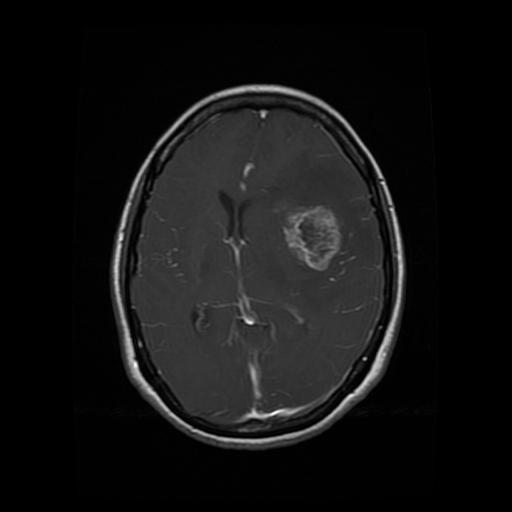
#> input picture dataset/Trainingbrain/glioma/Tr-gl_0316.jpg, 512 x 512 px; its folder holds only this picture in this run
$ jupyter execute --allow-errors analysis.ipynb   (shell and % lines are left out)
#> lines starting #> are read from the running program, lines starting #| are printed output that depends on the picture; after the words box and inside, x2 and y2 are one past the last pixel; in counts of white or black regions, pixels touching at a corner belong together
#> in process_split, img_bgr is the input picture: shape (512, 512, 3); min 0, max 255, mean 19
[cell 1]

import os
from pathlib import Path

import numpy as np
import cv2
import imutils
import matplotlib.pyplot as plt
from tqdm import tqdm

[cell 2]
# Change these if your folders differ
TRAIN_ROOT = Path("/Users/shammi/Documents/Projects/BrainTumorProject/dataset/Trainingbrain")
TEST_ROOT  = Path("/Users/shammi/Documents/Projects/BrainTumorProject/dataset/Testingbrain")

OUT_TRAIN = Path("/Users/shammi/Documents/Projects/BrainTumorProject/dataset/cropped/Training")
OUT_TEST  = Path("/Users/shammi/Documents/Projects/BrainTumorProject/dataset/cropped/Testing")

IMG_SIZE = 256
THRESH_VAL = 45
ADD_PIXELS = 0

print("Train root:", TRAIN_ROOT)
print("Test root :", TEST_ROOT)
print("Out train :", OUT_TRAIN)
print("Out test  :", OUT_TEST)

[cell 3]
def list_classes(root_dir: Path):
    return sorted([p.name for p in root_dir.iterdir() if p.is_dir() and not p.name.startswith(".")])

train_classes = list_classes(TRAIN_ROOT)
#> (the rest of this cell did not finish here and is left out)

[cell 4]
def crop_img(bgr_img: np.ndarray, thresh_val: int = 45, add_pixels: int = 0) -> np.ndarray:
    """
    Finds the biggest contour and crops the rectangular ROI using extreme points.
    Expects BGR image from cv2.imread.
    """
#> called with thresh_val = 45, add_pixels = 0
    if bgr_img is None:
        return None

    gray = cv2.cvtColor(bgr_img, cv2.COLOR_BGR2GRAY)
    gray = cv2.GaussianBlur(gray, (3, 3), 0)

    mask = cv2.threshold(gray, thresh_val, 255, cv2.THRESH_BINARY)[1]
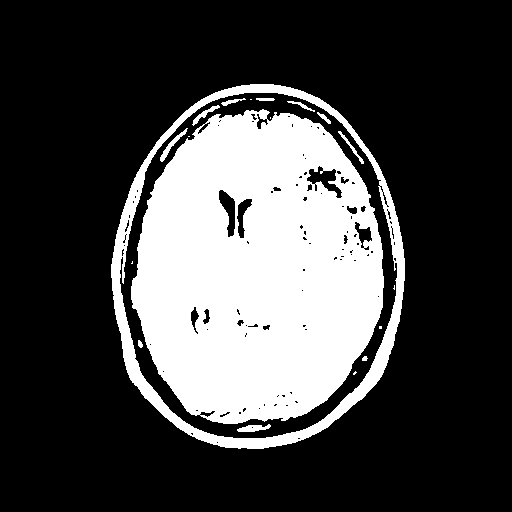
#> mask: shape (512, 512); 26.9% white; 19 white regions (7 under 20 px), largest, box (x1, y1, x2, y2) and area: (131, 109, 384, 424) 60040, (111, 84, 405, 449) 9553, (160, 128, 188, 162) 176
    mask = cv2.erode(mask, None, iterations=2)
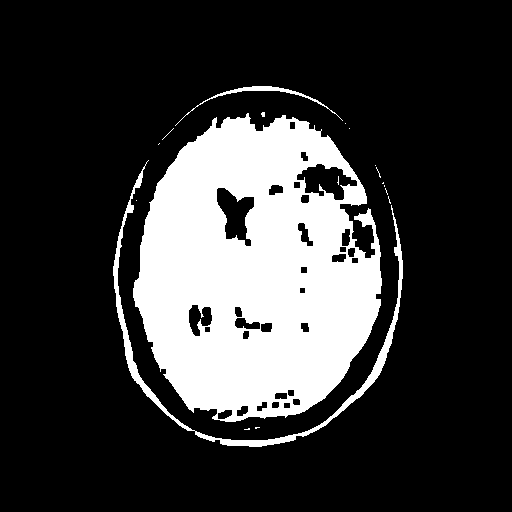
#> mask: shape (512, 512); 22% white; 18 white regions (15 under 20 px), largest, box (x1, y1, x2, y2) and area: (133, 113, 382, 422) 53637, (113, 160, 403, 447) 3354, (175, 86, 343, 126) 467
    mask = cv2.dilate(mask, None, iterations=2)
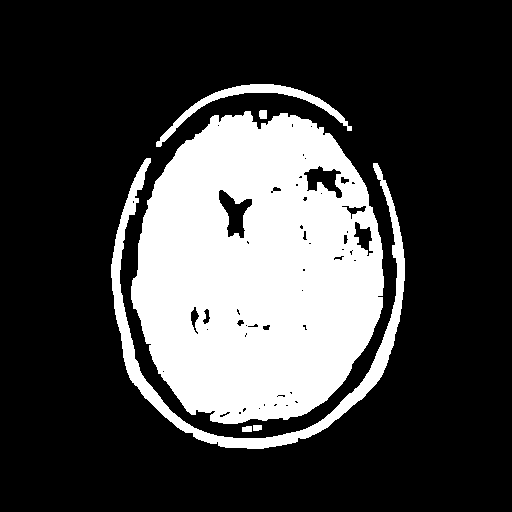
#> mask: shape (512, 512); 26% white; 6 white regions

    cnts = cv2.findContours(mask.copy(), cv2.RETR_EXTERNAL, cv2.CHAIN_APPROX_SIMPLE)
#> cnts = 6 contours; box (x1, y1, x2, y2) and area: (131, 111, 384, 424) 61144, (111, 158, 405, 449) 6390, (156, 84, 352, 147) 1420, (259, 110, 267, 119) 54, (242, 426, 252, 432) 42, (253, 425, 262, 431) 38
    cnts = imutils.grab_contours(cnts)
    if not cnts:
        return bgr_img  # fallback

    c = max(cnts, key=cv2.contourArea)
#> c = contour of 429 points, box (x1, y1, x2, y2) (131, 111, 384, 424), area 61144

    ext_left  = tuple(c[c[:, :, 0].argmin()][0])
#> ext_left = (131, 286)
    ext_right = tuple(c[c[:, :, 0].argmax()][0])
#> ext_right = (383, 287)
    ext_top   = tuple(c[c[:, :, 1].argmin()][0])
#> ext_top = (245, 111)
    ext_bot   = tuple(c[c[:, :, 1].argmax()][0])
#> ext_bot = (223, 423)

    x0 = max(ext_left[0]  - add_pixels, 0)
#> x0 = 131
    x1 = min(ext_right[0] + add_pixels, bgr_img.shape[1])
#> x1 = 383
    y0 = max(ext_top[1]   - add_pixels, 0)
#> y0 = 111
    y1 = min(ext_bot[1]   + add_pixels, bgr_img.shape[0])
#> y1 = 423

    cropped = bgr_img[y0:y1, x0:x1].copy()
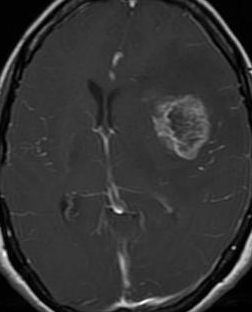
#> cropped: shape (312, 252, 3); min 0, max 255, mean 51.6
    return cropped if cropped.size else bgr_img

[cell 5]
demo_path = TRAIN_ROOT / "meningioma" / "Tr-me_0016.jpg"
img = cv2.imread(str(demo_path))

#> (the rest of this cell did not finish here and is left out)

[cell 6]
def demo_contour_and_points(bgr_img: np.ndarray, thresh_val=45):
    gray = cv2.cvtColor(bgr_img, cv2.COLOR_BGR2GRAY)
    gray = cv2.GaussianBlur(gray, (5, 5), 0)

    mask = cv2.threshold(gray, thresh_val, 255, cv2.THRESH_BINARY)[1]
    mask = cv2.erode(mask, None, iterations=2)
    mask = cv2.dilate(mask, None, iterations=2)

    cnts = cv2.findContours(mask.copy(), cv2.RETR_EXTERNAL, cv2.CHAIN_APPROX_SIMPLE)
    cnts = imutils.grab_contours(cnts)
    if not cnts:
        return bgr_img, bgr_img, bgr_img

    c = max(cnts, key=cv2.contourArea)

    extLeft  = tuple(c[c[:, :, 0].argmin()][0])
    extRight = tuple(c[c[:, :, 0].argmax()][0])
    extTop   = tuple(c[c[:, :, 1].argmin()][0])
    extBot   = tuple(c[c[:, :, 1].argmax()][0])

    img_cnt = cv2.drawContours(bgr_img.copy(), [c], -1, (0, 255, 255), 3)

    img_pnt = img_cnt.copy()
    img_pnt = cv2.circle(img_pnt, extLeft,  6, (0, 0, 255),   -1)
    img_pnt = cv2.circle(img_pnt, extRight, 6, (0, 255, 0),   -1)
    img_pnt = cv2.circle(img_pnt, extTop,   6, (255, 0, 0),   -1)
    img_pnt = cv2.circle(img_pnt, extBot,   6, (255, 255, 0), -1)

    return bgr_img, img_cnt, img_pnt

to_rgb = lambda x: cv2.cvtColor(x, cv2.COLOR_BGR2RGB)

#> (the rest of this cell did not finish here and is left out)

[cell 7]
def process_split(src_root: Path, dst_root: Path, img_size: int, thresh_val: int, add_pixels: int):
    dst_root.mkdir(parents=True, exist_ok=True)

    class_names = list_classes(src_root)
    print(f"\nProcessing: {src_root}  ->  {dst_root}")
    print("Classes:", class_names)

    for cls in class_names:
        src_dir = src_root / cls
        out_dir = dst_root / cls
        out_dir.mkdir(parents=True, exist_ok=True)

        files = [p for p in src_dir.iterdir() if p.suffix.lower() in [".jpg", ".jpeg", ".png"]]
        for p in tqdm(files, desc=f"Cropping {cls}", leave=False):
            img_bgr = cv2.imread(str(p))
            if img_bgr is None:
                continue

            cropped = crop_img(img_bgr, thresh_val=thresh_val, add_pixels=add_pixels)
            cropped = cv2.resize(cropped, (img_size, img_size))
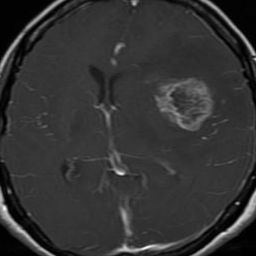
#> cropped: shape (256, 256, 3); min 0, max 253, mean 51.5
            cv2.imwrite(str(out_dir / p.name), cropped)
#> pass 2 of the loop in process_split, `for cls in class_names:`:
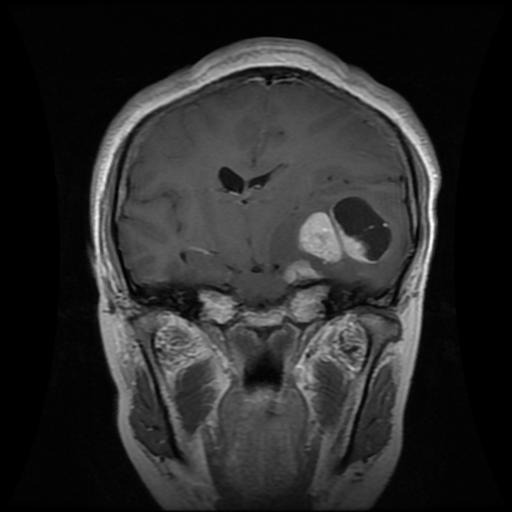
#> input picture dataset/Trainingbrain/meningioma/Tr-me_0043.jpg, 512 x 512 px
#> in process_split, img_bgr is the input picture: shape (512, 512, 3); min 0, max 255, mean 42
#> in crop_img (call 2), `mask = cv2.dilate(mask, None, iterations=2)`:
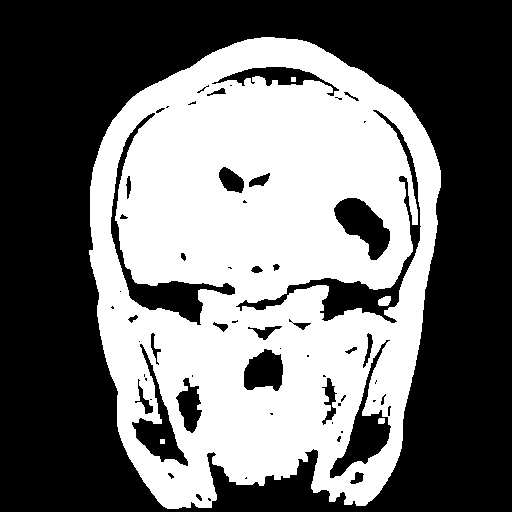
#> mask: shape (512, 512); 43.9% white; 5 white regions
#> cnts = 1 contour; box (x1, y1, x2, y2) and area: (89, 37, 441, 509) 132408
#> c = contour of 689 points, box (x1, y1, x2, y2) (89, 37, 441, 509), area 132408
#> ext_left = (89, 250)
#> ext_right = (440, 187)
#> ext_top = (261, 37)
#> ext_bot = (167, 508)
#> x0 = 89
#> x1 = 440
#> y0 = 37
#> y1 = 508

[cell 8]
process_split(
    src_root=TRAIN_ROOT,
    dst_root=OUT_TRAIN,
    img_size=IMG_SIZE,
    thresh_val=THRESH_VAL,
    add_pixels=ADD_PIXELS
)

#> (a cell that did not finish here is left out)


[cell 10]
def count_images_per_class(root_dir: Path):
    counts = {}
    for cls in list_classes(root_dir):
        cls_dir = root_dir / cls
        counts[cls] = len([p for p in cls_dir.iterdir() if p.suffix.lower() in [".jpg", ".jpeg", ".png"]])
    return counts

#> (the rest of this cell did not finish here and is left out)

[cell 11]
sample_class = train_classes[0] if train_classes else "meningioma"
sample_dir = OUT_TRAIN / sample_class
sample_files = [p for p in sample_dir.iterdir() if p.suffix.lower() in [".jpg", ".jpeg", ".png"]][:9]

plt.figure(figsize=(8, 8))
for i, p in enumerate(sample_files):
    img_bgr = cv2.imread(str(p))
    if img_bgr is None:
        continue
    plt.subplot(3, 3, i + 1)
    plt.imshow(to_rgb(img_bgr))
    plt.axis("off")
plt.suptitle(f"Cropped samples — {sample_class}", y=0.92)
plt.tight_layout()
plt.show()

[cell 12]
import os
from pathlib import Path

import numpy as np
import cv2
import matplotlib.pyplot as plt
from tqdm import tqdm

import tensorflow as tf
from sklearn.utils import shuffle
from sklearn.model_selection import train_test_split

from tensorflow.keras.preprocessing.image import ImageDataGenerator
from tensorflow.keras.applications.resnet import ResNet50
from tensorflow.keras.layers import GlobalAveragePooling2D, Dropout, Dense
from tensorflow.keras.models import Model
from tensorflow.keras.optimizers import Adam
from tensorflow.keras.callbacks import EarlyStopping, ModelCheckpoint, ReduceLROnPlateau

[cell 13]
OUT_TRAIN = Path("/Users/shammi/Documents/Projects/BrainTumorProject/dataset/cropped/Training")
OUT_TEST  = Path("/Users/shammi/Documents/Projects/BrainTumorProject/dataset/cropped/Testing")

CLASSES = ["glioma", "meningioma", "notumor", "pituitary"]
NUM_CLASSES = len(CLASSES)

IMAGE_SIZE = 200
IMG_SIZE = (IMAGE_SIZE, IMAGE_SIZE)

BATCH_SIZE = 28
EPOCHS = 65

print("Cropped train:", OUT_TRAIN)
print("Cropped test :", OUT_TEST)

[cell 14]
import pandas as pd

def index_images(root_dir: Path, class_names: list[str]) -> pd.DataFrame:
    rows = []
    for cls in class_names:
        cls_dir = root_dir / cls
        if not cls_dir.exists():
            continue
        for p in cls_dir.iterdir():
            if p.suffix.lower() in [".jpg", ".jpeg", ".png"]:
                rows.append({"path": str(p), "class": cls})
#> pass 2 of the loop in index_images, `for cls in class_names:`:
#> pass 2 of the loop in index_images, `for cls in class_names:`:
    return pd.DataFrame(rows)

df_train = index_images(OUT_TRAIN, CLASSES)
df_test  = index_images(OUT_TEST, CLASSES)
df_all = pd.concat([df_train.assign(split="train"), df_test.assign(split="test")], ignore_index=True)

class_count = df_all["class"].value_counts()
print("Class frequency counts:")
for cls, cnt in class_count.items():
    print(f"Class: {cls}, Count: {cnt} images")

print(f"\nTotal dataset size is: {len(df_all)} images")
print(f"Number of classes: {df_all['class'].nunique()} classes")

plt.figure(figsize=(10, 4))
class_count.plot(kind="bar", edgecolor="black")
plt.title("Number of Images per Class (cropped train+test)")
plt.ylabel("Count")
plt.xticks(rotation=0)
plt.tight_layout()
plt.show()
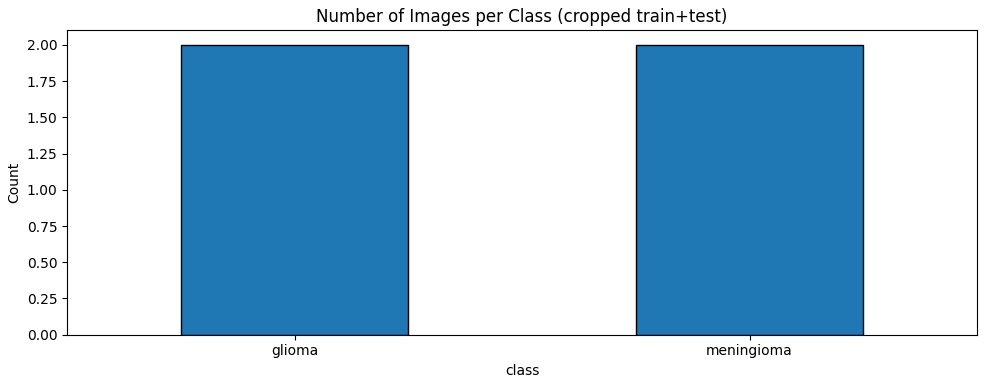
#> figure drawn by matplotlib, 1 panel

plt.figure(figsize=(6, 6))
class_count.plot(kind="pie", autopct="%1.1f%%")
plt.title("Class Share (cropped train+test)")
plt.ylabel("")
plt.tight_layout()
plt.show()
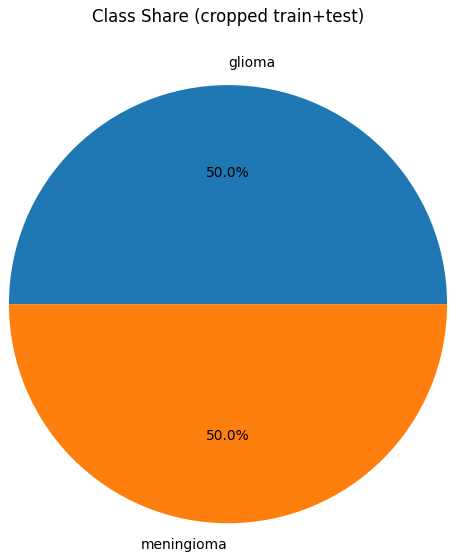
#> figure drawn by matplotlib, 1 panel

[cell 15]
def load_split_from_folders(root_dir: Path, class_names: list[str], image_size=(200, 200)):
#> called with image_size = (200, 200)
    X, y = [], []
    for cls_idx, cls_name in enumerate(class_names):
        folder = root_dir / cls_name
        if not folder.exists():
            raise FileNotFoundError(f"Missing folder: {folder}")

        files = [p for p in folder.iterdir() if p.suffix.lower() in [".jpg", ".jpeg", ".png"]]
        for p in tqdm(files, desc=f"Loading {cls_name}", leave=False):
            gray = cv2.imread(str(p), 0)
            if gray is None:
                continue

            gray = cv2.bilateralFilter(gray, 2, 50, 50) #denoise
            pseudo = cv2.applyColorMap(gray, cv2.COLORMAP_BONE)  # BGR
            pseudo = cv2.resize(pseudo, image_size)
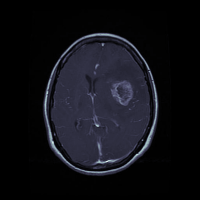
#> pseudo: shape (200, 200, 3); mean B, G, R 22.2, 16.8, 16.5

            X.append(pseudo)
            y.append(cls_idx)
#> pass 2 of the loop in load_split_from_folders, `for cls_idx, cls_name in enumerate(class_names):`:
#> in load_split_from_folders, `pseudo = cv2.resize(pseudo, image_size)`:
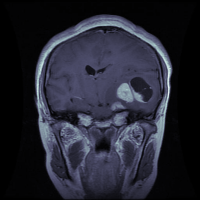
#> pseudo: shape (200, 200, 3); mean B, G, R 49, 37.7, 36.5

    X = np.array(X, dtype=np.float32) / 255.0 #normalizes images to the range 0–1
    y = np.array(y, dtype=np.int32)
    return X, y

#> (the rest of this cell did not finish here and is left out)
